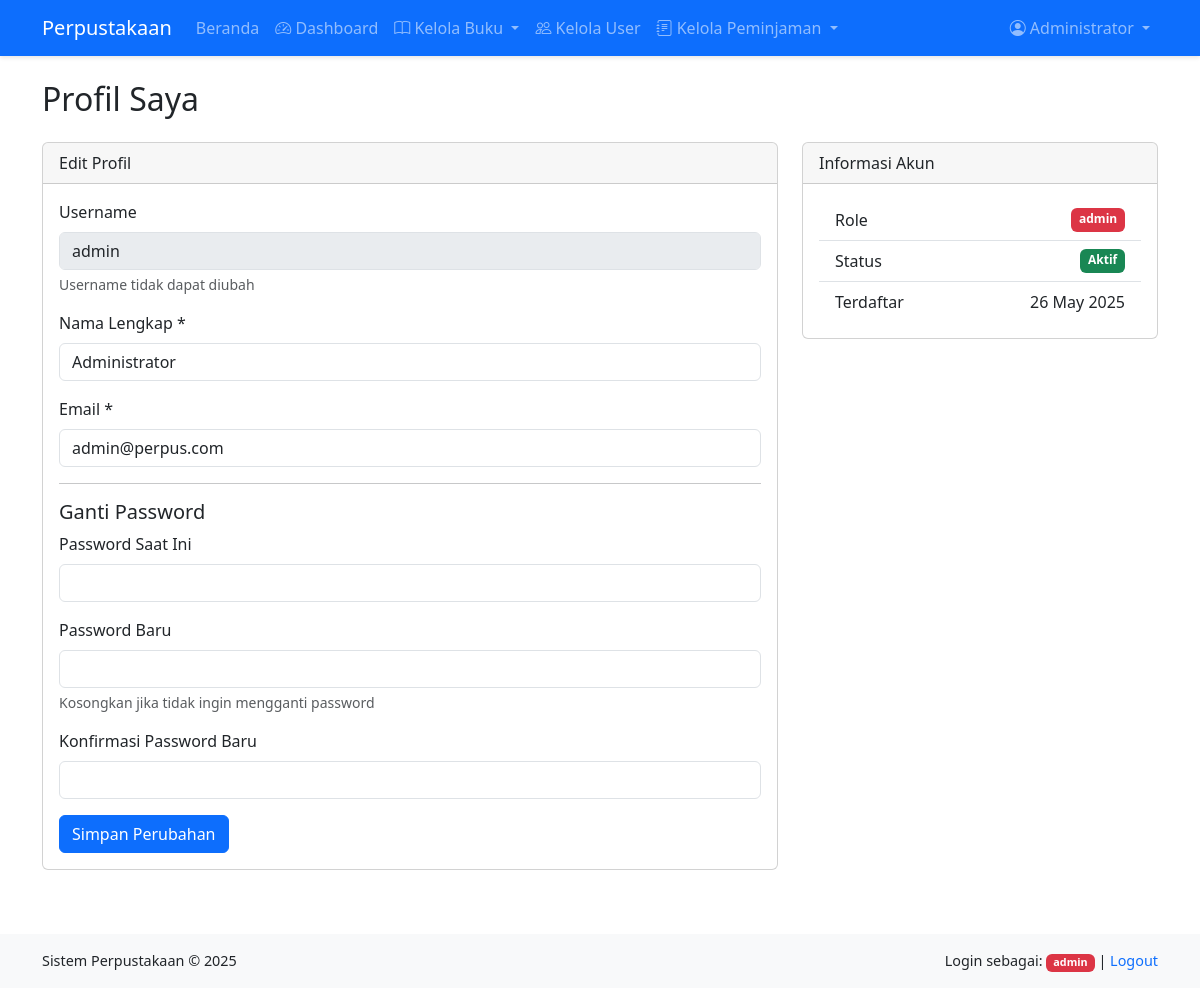
The page /pages/profile.php (signed in) on the database its author committed.
### tables this page shows
CREATE TABLE IF NOT EXISTS users (
  id_user INT AUTO_INCREMENT PRIMARY KEY,
  username VARCHAR(50) NOT NULL UNIQUE,
  password VARCHAR(255) NOT NULL,
  nama_lengkap VARCHAR(100) NOT NULL,
  email VARCHAR(100) NOT NULL UNIQUE,
  role ENUM('admin', 'user') NOT NULL DEFAULT 'user',
  active BOOLEAN NOT NULL DEFAULT TRUE,
  created_at TIMESTAMP DEFAULT CURRENT_TIMESTAMP,
  updated_at TIMESTAMP DEFAULT CURRENT_TIMESTAMP ON UPDATE CURRENT_TIMESTAMP
);

### includes/auth_functions.php (called while the page is built, shortened)
<?php
function getUserById($id_user)
{
  global $conn;
  $id_user = mysqli_real_escape_string($conn, $id_user);
  $query = "SELECT * FROM users WHERE id_user = '$id_user'";
  $result = mysqli_query($conn, $query);
  if ($result && mysqli_num_rows($result) > 0) {
    return mysqli_fetch_assoc($result);
  }
  return false;
}

### pages/profile.php (the view, shortened to what this page needs)
<?php
require_once '../includes/header.php';
$id_user = $_SESSION['user_id'];
$user = getUserById($id_user);
?>
<div class="d-flex justify-content-between align-items-center mb-3">
  <h2>Profil Saya</h2>
</div>
<div class="row">
  <div class="col-md-8">
    <div class="card">
      <div class="card-header">
        Edit Profil
      </div>
      <div class="card-body">
        <form method="POST" action="">
          <div class="mb-3">
            <label for="username" class="form-label">Username</label>
            <input type="text" class="form-control" id="username" value="<?php echo htmlspecialchars($user['username']); ?>" disabled>
            <div class="form-text">Username tidak dapat diubah</div>
          </div>
          <div class="mb-3">
            <label for="nama_lengkap" class="form-label">Nama Lengkap *</label>
            <input type="text" class="form-control" id="nama_lengkap" name="nama_lengkap"
              value="<?php echo htmlspecialchars($user['nama_lengkap']); ?>" required>
          </div>
          <div class="mb-3">
            <label for="email" class="form-label">Email *</label>
            <input type="email" class="form-control" id="email" name="email"
              value="<?php echo htmlspecialchars($user['email']); ?>" required>
          </div>
          <hr>
          <h5>Ganti Password</h5>
          <div class="mb-3">
            <label for="current_password" class="form-label">Password Saat Ini</label>
            <input type="password" class="form-control" id="current_password" name="current_password">
          </div>
          <div class="mb-3">
            <label for="new_password" class="form-label">Password Baru</label>
            <input type="password" class="form-control" id="new_password" name="new_password">
            <div class="form-text">Kosongkan jika tidak ingin mengganti password</div>
          </div>
          <div class="mb-3">
            <label for="confirm_password" class="form-label">Konfirmasi Password Baru</label>
            <input type="password" class="form-control" id="confirm_password" name="confirm_password">
          </div>
          <button type="submit" class="btn btn-primary">Simpan Perubahan</button>
        </form>
      </div>
    </div>
  </div>
  <div class="col-md-4">
    <div class="card">
      <div class="card-header">
        Informasi Akun
      </div>
      <div class="card-body">
        <ul class="list-group list-group-flush">
          <li class="list-group-item d-flex justify-content-between">
            <span>Role</span>
            <span class="badge <?php echo $user['role'] === 'admin' ? 'bg-danger' : 'bg-info'; ?>">
              <?php echo $user['role']; ?>
            </span>
          </li>
          <li class="list-group-item d-flex justify-content-between">
            <span>Status</span>
            <span class="badge <?php echo $user['active'] ? 'bg-success' : 'bg-secondary'; ?>">
              <?php echo $user['active'] ? 'Aktif' : 'Nonaktif'; ?>
            </span>
          </li>
          <li class="list-group-item d-flex justify-content-between">
            <span>Terdaftar</span>
            <span><?php echo date('d M Y', strtotime($user['created_at'])); ?></span>
          </li>
        </ul>
      </div>
    </div>
  </div>
</div>
<?php
require_once INCLUDES_PATH . 'footer.php';
?>

### assets/css/style.css (style rules this page uses)
body { min-height: 100vh; display: flex; flex-direction: column; }
.card { transition: transform 0.2s, box-shadow 0.2s; margin-bottom: 1rem; }
.card-header { background-color: rgba(0, 0, 0, 0.03); font-weight: 500; }
.badge.bg-success { background-color: #198754 !important; }
.badge.bg-danger { background-color: #dc3545 !important; }

### rows shown on the page
users: username "admin", nama_lengkap "Administrator", email "admin@perpus.com", role "admin", created_at "26 May 2025"

### other values the page prints
$_SESSION['user_name'] "Administrator"
$_SESSION['user_role'] "admin"
